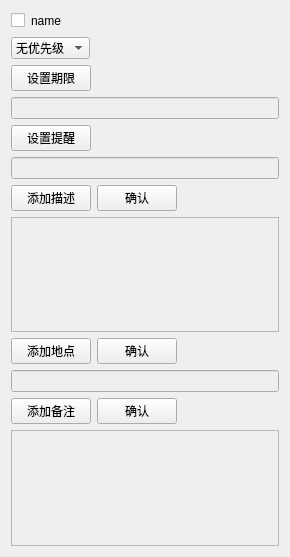
<?xml version="1.0" encoding="UTF-8"?>
<ui version="4.0">
 <class>SideBarWidget</class>
 <widget class="QWidget" name="SideBarWidget">
  <property name="geometry">
   <rect>
    <x>0</x>
    <y>0</y>
    <width>290</width>
    <height>557</height>
   </rect>
  </property>
  <property name="windowTitle">
   <string>SideBarWidget</string>
  </property>
  <layout class="QVBoxLayout" name="verticalLayout">
   <item>
    <layout class="QHBoxLayout" name="horizontalLayout">
     <item>
      <widget class="QCheckBox" name="checkFinished">
       <property name="text">
        <string/>
       </property>
      </widget>
     </item>
     <item>
      <widget class="QLabel" name="labelName">
       <property name="text">
        <string>name</string>
       </property>
      </widget>
     </item>
     <item>
      <spacer name="horizontalSpacer">
       <property name="orientation">
        <enum>Qt::Horizontal</enum>
       </property>
       <property name="sizeHint" stdset="0">
        <size>
         <width>218</width>
         <height>20</height>
        </size>
       </property>
      </spacer>
     </item>
    </layout>
   </item>
   <item>
    <layout class="QHBoxLayout" name="horizontalLayout_2">
     <item>
      <widget class="QComboBox" name="comboPriority">
       <item>
        <property name="text">
         <string>无优先级</string>
        </property>
       </item>
       <item>
        <property name="text">
         <string>高优先级</string>
        </property>
       </item>
       <item>
        <property name="text">
         <string>中优先级</string>
        </property>
       </item>
       <item>
        <property name="text">
         <string>低优先级</string>
        </property>
       </item>
      </widget>
     </item>
     <item>
      <spacer name="horizontalSpacer_2">
       <property name="orientation">
        <enum>Qt::Horizontal</enum>
       </property>
       <property name="sizeHint" stdset="0">
        <size>
         <width>138</width>
         <height>20</height>
        </size>
       </property>
      </spacer>
     </item>
    </layout>
   </item>
   <item>
    <layout class="QHBoxLayout" name="horizontalLayout_3">
     <item>
      <widget class="QPushButton" name="btnDeadline">
       <property name="text">
        <string>设置期限</string>
       </property>
      </widget>
     </item>
     <item>
      <spacer name="horizontalSpacer_3">
       <property name="orientation">
        <enum>Qt::Horizontal</enum>
       </property>
       <property name="sizeHint" stdset="0">
        <size>
         <width>168</width>
         <height>20</height>
        </size>
       </property>
      </spacer>
     </item>
    </layout>
   </item>
   <item>
    <widget class="QLineEdit" name="lineDeadline">
     <property name="enabled">
      <bool>false</bool>
     </property>
    </widget>
   </item>
   <item>
    <layout class="QHBoxLayout" name="horizontalLayout_4">
     <item>
      <widget class="QPushButton" name="btnRemind">
       <property name="text">
        <string>设置提醒</string>
       </property>
      </widget>
     </item>
     <item>
      <spacer name="horizontalSpacer_4">
       <property name="orientation">
        <enum>Qt::Horizontal</enum>
       </property>
       <property name="sizeHint" stdset="0">
        <size>
         <width>168</width>
         <height>20</height>
        </size>
       </property>
      </spacer>
     </item>
    </layout>
   </item>
   <item>
    <widget class="QLineEdit" name="lineRemind">
     <property name="enabled">
      <bool>false</bool>
     </property>
    </widget>
   </item>
   <item>
    <layout class="QHBoxLayout" name="horizontalLayout_5">
     <item>
      <widget class="QPushButton" name="btnDescribe">
       <property name="text">
        <string>添加描述</string>
       </property>
      </widget>
     </item>
     <item>
      <widget class="QPushButton" name="btnDescribeConfirm">
       <property name="text">
        <string>确认</string>
       </property>
      </widget>
     </item>
     <item>
      <spacer name="horizontalSpacer_5">
       <property name="orientation">
        <enum>Qt::Horizontal</enum>
       </property>
       <property name="sizeHint" stdset="0">
        <size>
         <width>98</width>
         <height>20</height>
        </size>
       </property>
      </spacer>
     </item>
    </layout>
   </item>
   <item>
    <widget class="QTextEdit" name="textDescribe">
     <property name="enabled">
      <bool>false</bool>
     </property>
    </widget>
   </item>
   <item>
    <layout class="QHBoxLayout" name="horizontalLayout_6">
     <item>
      <widget class="QPushButton" name="btnLocation">
       <property name="text">
        <string>添加地点</string>
       </property>
      </widget>
     </item>
     <item>
      <widget class="QPushButton" name="btnLocationConfirm">
       <property name="text">
        <string>确认</string>
       </property>
      </widget>
     </item>
     <item>
      <spacer name="horizontalSpacer_6">
       <property name="orientation">
        <enum>Qt::Horizontal</enum>
       </property>
       <property name="sizeHint" stdset="0">
        <size>
         <width>98</width>
         <height>20</height>
        </size>
       </property>
      </spacer>
     </item>
    </layout>
   </item>
   <item>
    <widget class="QLineEdit" name="lineLocation">
     <property name="enabled">
      <bool>false</bool>
     </property>
    </widget>
   </item>
   <item>
    <layout class="QHBoxLayout" name="horizontalLayout_7">
     <item>
      <widget class="QPushButton" name="btnNote">
       <property name="text">
        <string>添加备注</string>
       </property>
      </widget>
     </item>
     <item>
      <widget class="QPushButton" name="btnNoteConfirm">
       <property name="text">
        <string>确认</string>
       </property>
      </widget>
     </item>
     <item>
      <spacer name="horizontalSpacer_7">
       <property name="orientation">
        <enum>Qt::Horizontal</enum>
       </property>
       <property name="sizeHint" stdset="0">
        <size>
         <width>98</width>
         <height>20</height>
        </size>
       </property>
      </spacer>
     </item>
    </layout>
   </item>
   <item>
    <widget class="QTextEdit" name="textNotes">
     <property name="enabled">
      <bool>false</bool>
     </property>
    </widget>
   </item>
  </layout>
 </widget>
 <layoutdefault spacing="6" margin="11"/>
 <resources/>
 <connections/>
</ui>
